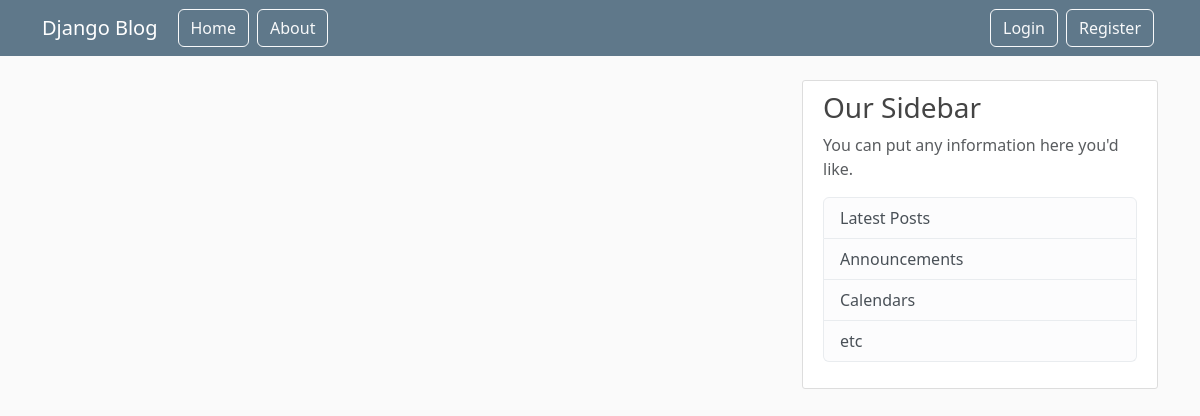
The app's page /, older data.
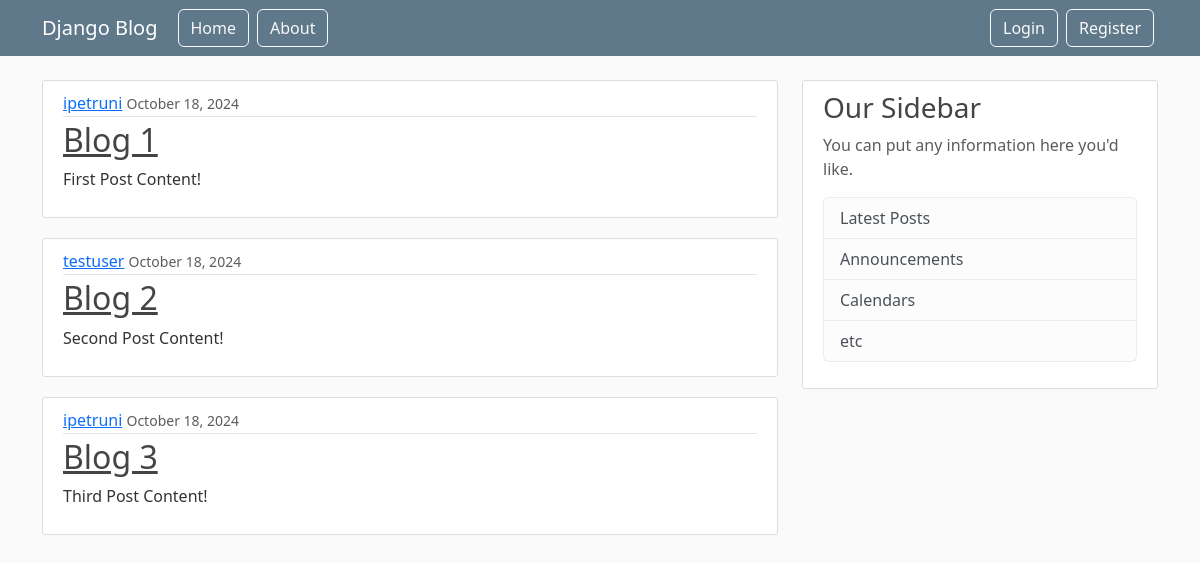
The same page, newer data.
### blog/models.py (models this page shows, shortened)
class Post(models.Model):
	title = models.CharField(max_length=100)
	content = models.TextField()
	date_posted = models.DateTimeField(default=timezone.now)
	author = models.ForeignKey(User, on_delete=models.CASCADE)

### blog/views.py (the view)
# urls.py: path('', views.home, name='blog-home'),
def home(request):
	context = {
		'posts' : Post.objects.all()
	}
	return render(request, 'blog/home.html', context)

### blog/templates/blog/home.html
{% extends "blog/base.html" %}
{% block content %}
	{% for post in posts %}
		<article class="media content-section">
			<div class="media-body">
			<div class="article-metadata">
				<a class="mr-2" href="#">{{ post.author }}</a>
				<small class="text-muted">{{ post.date_posted|date:"F d, Y" }}</small>
			</div>
			<h2><a class="article-title" href="#">{{ post.title }}</a></h2>
			<p class="article-content">{{ post.content }}</p>
			</div>
		</article>
	{% endfor %}
{% endblock content %}

### blog/templates/blog/base.html (shortened to what this page needs)
{% load static %}
<!DOCTYPE html>
<html>
<head>
    <link href="https://cdn.jsdelivr.net/npm/bootstrap@5.3.3/dist/css/bootstrap.min.css" rel="stylesheet">
	<link rel="stylesheet" type="text/css" href="{% static 'blog/main.css'%}">
</head>
<body>
	<header class="site-header">
		<nav class="navbar navbar-expand-md navbar-dark bg-steel fixed-top">
			<div class="container">
				<a class="navbar-brand mr-4" href="{% url 'blog-home' %}">Django Blog</a>
				<div class="collapse navbar-collapse" id="navbarToggle">
					<div class="navbar-nav mr-auto">
						<a class="nav-item btn btn-outline-light mx-1" href="{% url 'blog-home' %}">Home</a>
						<a class="nav-item btn btn-outline-light mx-1" href="{% url 'blog-about' %}">About</a>
					</div>
					<div class="navbar-nav ms-auto">
						{% if user.is_authenticated %}
							<a class="nav-item btn btn-outline-light mx-1" href="profile">Profile</a>
							<form id="logout-form" action="{% url 'logout' %}" method="POST" style="display: none;">
								{% csrf_token %}
								<button type="submit" class="btn btn-outline-light mx-1">Logout</button>
							</form>
							<a href="#" class="nav-item btn btn-outline-light mx-1" onclick="document.getElementById('logout-form').submit();">Logout</a>
						{% else %}
							<a class="nav-item btn btn-outline-light mx-1" href="login">Login</a>
							<a class="nav-item btn btn-outline-light mx-1" href="register">Register</a>
						{% endif %}
					</div>
				</div>
			</div>
		</nav>
	</header>
	<main role="main" class="container">
		<div class="row">
		  <div class="col-md-8">
			{% block content %}{% endblock %}
		  </div>
		  <div class="col-md-4">
			<div class="content-section">
			  <h3>Our Sidebar</h3>
			  <p class='text-muted'>You can put any information here you'd like.
				<ul class="list-group">
				<li class="list-group-item list-group-item-light">Latest Posts</li>
				<li class="list-group-item list-group-item-light">Announcements</li>
				<li class="list-group-item list-group-item-light">Calendars</li>
				<li class="list-group-item list-group-item-light">etc</li>
			</ul>
			</p>
		</div>
		</div>
	</div>
	</main>
</body>
</html>

### blog/static/blog/main.css (style rules this page uses)
body { background: #fafafa; color: #333333; margin-top: 5rem; }
h1, h2, h3, h4, h5, h6 { color: #444444; }
ul { margin: 0; }
.bg-steel { background-color: #5f788a; }
.content-section { background: #ffffff; padding: 10px 20px; border: 1px solid #dddddd; border-radius: 3px; margin-bottom: 20px; }
.article-title { color: #444444; }
.article-content { white-space: pre-line; }
.article-metadata { padding-bottom: 1px; margin-bottom: 4px; border-bottom: 1px solid #e3e3e3 }

Row changes from the older to the newer data that the page shows:
added Post: author "ipetruni", date_posted "October 18, 2024", title "Blog 1", content "First Post Content!"
added Post: author "testuser", date_posted "October 18, 2024", title "Blog 2", content "Second Post Content!"
added Post: author "ipetruni", date_posted "October 18, 2024", title "Blog 3", content "Third Post Content!"
